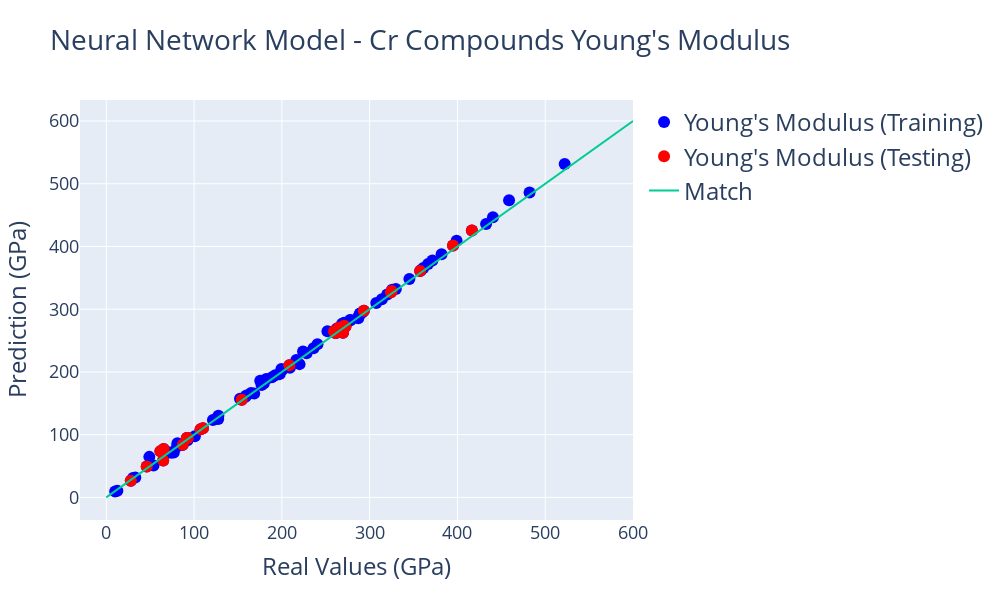

Notebook cell for this chart:
### Markdown cell above
### 4. Plotting

The easiest way to see if the model did a good job estimating the Young's Modulus for the Elements is through a plot comparing Real Values with their Predictions. We will use [Plotly](https://plot.ly/python/) to create a plot like that. We covered how to plot in Plotly in the first tutorial of this tool. For values in this plot, the line (x = y) indicates a perfect match and would be the desirable result for the points. As you analyze the plot, you can hover on the points to see the data we obtained in the cell above.

### Code cell
import plotly
import plotly.graph_objs as go
from plotly.offline import iplot

plotly.offline.init_notebook_mode(connected=True)

layout0= go.Layout(title=go.layout.Title(text="Neural Network Model - Cr Compounds Young's Modulus", font=dict(size=28)), hovermode= 'closest', width = 1000, height=600, showlegend=True,  # Hovermode establishes the way the labels that appear when you hover are arranged # Establishing a square plot width=height
    xaxis= dict(title=go.layout.xaxis.Title(text='Real Values (GPa)', font=dict(size=24)), zeroline= False, gridwidth= 1, tickfont=dict(size=18)), # Axis Titles. Removing the X-axis Mark. Adding a Grid
    yaxis= dict(title=go.layout.yaxis.Title(text='Prediction (GPa)', font=dict(size=24)), zeroline= False, gridwidth= 1, tickfont=dict(size=18)), # Axis Titles. Removing the Y-axis Mark. Adding a Grid
    legend=dict(font=dict(size=24))) # Adding a legend

trace0 = go.Scatter(x = all_labels, y = predictions, mode = 'markers', marker= dict(size= 12, color= 'blue'), text= elements, name = 'Young\'s Modulus (Training)')
trace1 = go.Scatter(x = test_labels, y = test_predictions, mode = 'markers', marker= dict(size= 12, color= 'red'), text = labeled_elements, name = 'Young\'s Modulus (Testing)')
trace2 = go.Scatter(x = [0,600], y = [0,600], mode = 'lines', name = "Match") # This trace is the line X = Y which would indicate that the Prediction equals the real value

data = [trace0, trace1, trace2]
fig= go.Figure(data, layout=layout0)
iplot(fig)

### Figure 1 — Plotly figure (JSON) as saved in the notebook; plotly's stock layout.template omitted (floating-point values rounded to 4 significant figures)
{"data": [{"marker": {"color": "blue", "size": 12}, "mode": "markers", "name": "Young's Modulus (Training)", "text": ["CrNi3", "CrIr3", "CrRh3", "TiCr2", "Cr5B3", "Cr2B", "Be12Cr", "AlCr2", "CrO2", "Cr2O3", "Cr3Ge", "Cr3C2", "CrP", "TaCr2", "CrH", "CrBr3", "Be2Cr", "NbCr2", "CrF3", "TiCr2", "CrF5", "Cr23C6", "Cr3Si", "CrP4", "CrNi2", "HfCr2", "Al3Cr", "Cr2N", "CrSi2", "ZrCr2", "CrS2", "U2CrN3", "Mn(CrSe2)2", "Dy2Cr2C3", "Y2Cr2C3", "Mg2CrN3", "MgCrO4", "Cr2GaC", "CrAgS2", "CrCuO2", "AlCrRu2", "Mn2CrCo", "Ta2CrRu", "Tm2Cr2C3", "Tb2Cr2C3", "Zn2CrN3", "Li6CrN4", "TiCrP", "CrTe4Au", "Sr3CrN3", "LiCrO2", "Cr2GeC", "NbCrP", "Zn(CrSe2)2", "CrNiAs", "ScCrC2", "Rb2CrF6", "NaCrS2", "AlCr3B4", "Ho2Cr2C3", "V2CrFe", "V2CrRu", "Ca3CrN3", "BeCrRu2", "CrAuO2", "Ca2CrN3", "Na2CrO4", "LaCrO3", "CrAgO2", "U(Cr3P2)2", "LiCrS2", "CrCuO2", "CrCuS2", "Al(CrB)2", "MnV2Cr", "Mn2AlCr", "V2CrRe", "V2CrTc", "AlCr2C", "NaCrN2", "Cr3PtN", "CrPbO4", "CrBO3", "CrFeP", "Cs2CrCl4", "CrAgSe2", "KCrS2", "Ti2CrIr", "V2CrOs", "K2NaCrF6", "HoCr2Si2C", "Sr2TaCrO6", "KRb2CrF6", "Rb2NaCrF6"], "type": "scatter", "x": [270.9, 522.2, 371.5, 199.5, 482.2, 458.8, 313.9, 261.6, 267.5, 287.0, 320, 432.6, 325.7, 224.1, 345.2, 12.6, 366.6, 175.4, 86.58, 199.5, 10.08, 358.8, 381.9, 236, 289.0, 182.2, 197.5, 361.2, 399.0, 152.3, 30.42, 262.6, 73.8, 179.4, 192.4, 127.7, 100.9, 287.7, 70.2, 154.3, 291.5, 240.6, 251.9, 200.2, 176.8, 159.6, 168.5, 307.5, 53.82, 76.88, 209.2, 216.5, 289.6, 80.6, 158.6, 329.8, 33.02, 92.5, 440.4, 188.6, 278.2, 277.7, 127.5, 268.7, 164.9, 81, 49.02, 220.2, 121.5, 228.2, 110.1, 154.3, 107.4, 416.5, 259.4, 261.1, 293.4, 264.6, 324.3, 92.88, 395, 46.08, 272.5, 357.5, 27.94, 61.64, 87.12, 208.6, 325, 91.7, 270.8, 269.6, 65.34, 64.8], "y": [278.5, 531.4, 377.7, 202.4, 486.1, 473.6, 316.0, 262.1, 266.1, 285.5, 323.3, 435.7, 330.8, 232.4, 348.3, 10.69, 372.2, 186.0, 83.95, 204.8, 9.413, 362.6, 387.6, 237.8, 293.0, 188.7, 196.5, 365.8, 408.9, 157.3, 30.84, 268.9, 71.24, 181.7, 194.7, 130.1, 97.35, 289.4, 72.2, 156.5, 294.7, 244.2, 264.8, 203.0, 179.0, 162.4, 165.7, 310.0, 50.67, 71.65, 206.8, 219.0, 292.7, 81.01, 160.4, 332.3, 31.77, 91.16, 446.6, 191.3, 282.5, 282.6, 125.0, 277.0, 166.3, 86.36, 64.62, 212.4, 123.3, 230.0, 110.2, 155.6, 108.7, 425.3, 264.8, 262.1, 297.4, 270.6, 327.1, 94.63, 401.4, 49.3, 272.5, 361.0, 26.55, 73.55, 84.07, 210.6, 329.1, 94.59, 273.4, 262.3, 77.0, 58.71]}, {"marker": {"color": "red", "size": 12}, "mode": "markers", "name": "Young's Modulus (Testing)", "text": ["LiCrS2", "CrCuO2", "CrCuS2", "Al(CrB)2", "MnV2Cr", "Mn2AlCr", "V2CrRe", "V2CrTc", "AlCr2C", "NaCrN2", "Cr3PtN", "CrPbO4", "CrBO3", "CrFeP", "Cs2CrCl4", "CrAgSe2", "KCrS2", "Ti2CrIr", "V2CrOs", "K2NaCrF6", "HoCr2Si2C", "Sr2TaCrO6", "KRb2CrF6", "Rb2NaCrF6"], "type": "scatter", "x": [110.1, 154.3, 107.4, 416.5, 259.4, 261.1, 293.4, 264.6, 324.3, 92.88, 395, 46.08, 272.5, 357.5, 27.94, 61.64, 87.12, 208.6, 325, 91.7, 270.8, 269.6, 65.34, 64.8], "y": [110.2, 155.6, 108.7, 425.3, 264.8, 262.1, 297.4, 270.6, 327.1, 94.63, 401.4, 49.3, 272.5, 361.0, 26.55, 73.55, 84.07, 210.6, 329.1, 94.59, 273.4, 262.3, 77.0, 58.71]}, {"mode": "lines", "name": "Match", "type": "scatter", "x": [0, 600], "y": [0, 600]}], "layout": {"height": 600, "hovermode": "closest", "legend": {"font": {"size": 24}}, "showlegend": true, "title": {"font": {"size": 28}, "text": "Neural Network Model - Cr Compounds Young's Modulus"}, "width": 1000, "xaxis": {"gridwidth": 1, "tickfont": {"size": 18}, "title": {"font": {"size": 24}, "text": "Real Values (GPa)"}, "zeroline": false}, "yaxis": {"gridwidth": 1, "tickfont": {"size": 18}, "title": {"font": {"size": 24}, "text": "Prediction (GPa)"}, "zeroline": false}}}
